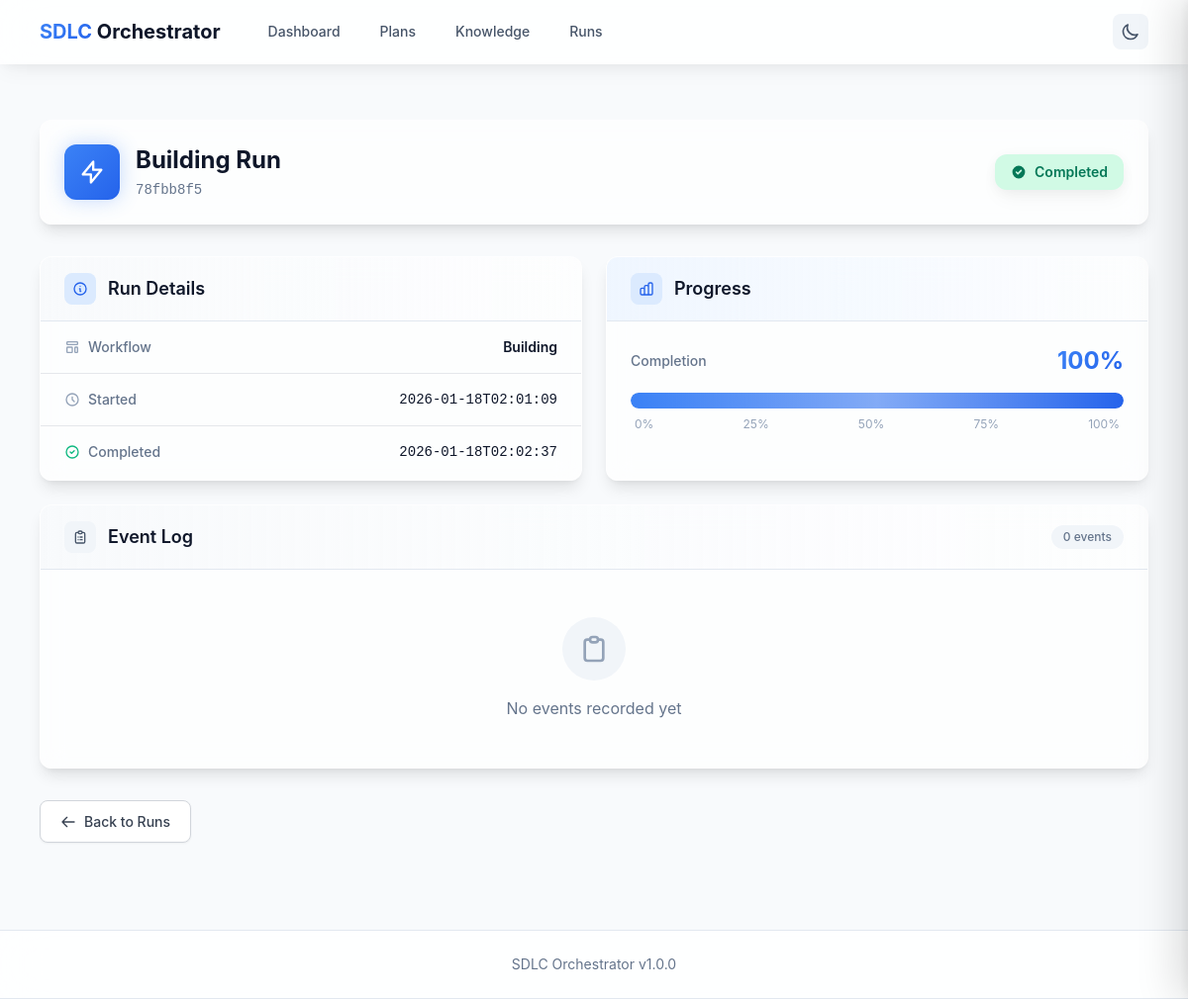
Page /runs/78fbb8f5 on the committed database.
### tables this page shows
CREATE TABLE active_runs (
    id INTEGER PRIMARY KEY AUTOINCREMENT,
    run_id TEXT UNIQUE NOT NULL,
    workflow TEXT NOT NULL,
    status TEXT NOT NULL DEFAULT 'pending',
    started_at TEXT NOT NULL,
    completed_at TEXT,
    plan_id TEXT,
    plan_path TEXT,
    description TEXT,
    progress INTEGER NOT NULL DEFAULT 0,
    current_step TEXT,
    output_file TEXT,
    error TEXT,
    total_tokens INTEGER,
    data_json TEXT,
    CONSTRAINT valid_status CHECK (status IN ('pending', 'running', 'completed', 'failed'))
);

### portal/routes/pages.py (the view)
@router.get("/runs/{run_id}", response_class=HTMLResponse)
async def run_detail(
    request: Request,
    run_id: str,
    run_repo: RunRepository = Depends(get_run_repo),
):
    run = run_repo.get(run_id)
    if not run:
        raise HTTPException(status_code=404, detail="Run not found")
    return templates.TemplateResponse(
        request, "run_detail.html", {"run": _transform_run_for_template(run)}
    )

### portal/templates/run_detail.html (shortened to what this page needs)
{% extends "base.html" %}
{% block content %}
<div id="run-detail-page" class="px-4 py-6 sm:px-0" data-run-status="{{ run.status }}" data-run-id="{{ run.id }}">
    <div class="mb-8 animate-fade-in-up">
        <div class="glass-card p-6">
            <div class="flex items-center justify-between">
                <div class="flex items-center space-x-4">
                    <div class="w-14 h-14 rounded-xl gradient-primary flex items-center justify-center shadow-glow-primary">
                        <svg class="w-7 h-7 text-white" fill="none" stroke="currentColor" viewBox="0 0 24 24">
                            <path stroke-linecap="round" stroke-linejoin="round" stroke-width="2" d="M13 10V3L4 14h7v7l9-11h-7z"></path>
                        </svg>
                    </div>
                    <div>
                        <h1 class="text-2xl font-bold text-primary dark:text-primary">{{ run.workflow|title }} Run</h1>
                        <p class="mt-1 text-sm text-tertiary font-mono">{{ run.id }}</p>
                    </div>
                </div>
                <div class="flex items-center space-x-3">
                    <span id="status-badge" class="inline-flex items-center px-4 py-2 rounded-xl text-sm font-semibold shadow-soft transition-all
                        {% if run.status == 'completed' %}bg-success-100 text-success-700 dark:bg-success-900/30 dark:text-success-400
                        {% elif run.status == 'running' %}bg-primary-100 text-primary-700 dark:bg-primary-900/30 dark:text-primary-400 status-pulse
                        {% elif run.status == 'pending' %}bg-warning-100 text-warning-700 dark:bg-warning-900/30 dark:text-warning-400
                        {% else %}bg-danger-100 text-danger-700 dark:bg-danger-900/30 dark:text-danger-400{% endif %}">
                        {% if run.status == 'completed' %}
                        <svg class="w-4 h-4 mr-2" fill="currentColor" viewBox="0 0 20 20">
                            <path fill-rule="evenodd" d="M10 18a8 8 0 100-16 8 8 0 000 16zm3.707-9.293a1 1 0 00-1.414-1.414L9 10.586 7.707 9.293a1 1 0 00-1.414 1.414l2 2a1 1 0 001.414 0l4-4z" clip-rule="evenodd"></path>
                        </svg>
                        {% elif run.status == 'pending' %}
                        <svg class="w-4 h-4 mr-2" fill="currentColor" viewBox="0 0 20 20">
                            <path fill-rule="evenodd" d="M10 18a8 8 0 100-16 8 8 0 000 16zm1-12a1 1 0 10-2 0v4a1 1 0 00.293.707l2.828 2.829a1 1 0 101.415-1.415L11 9.586V6z" clip-rule="evenodd"></path>
                        </svg>
                        {% endif %}
                        {{ run.status|title }}
                    </span>
                </div>
            </div>
        </div>
    </div>
    <div class="grid grid-cols-1 gap-6 lg:grid-cols-2">
        <div class="glass-card overflow-hidden animate-fade-in-up" style="animation-delay: 0.1s;">
            <div class="px-6 py-4 border-b border-light bg-gradient-to-r from-secondary-50 to-transparent dark:from-secondary-800/30">
                <div class="flex items-center space-x-3">
                    <div class="w-8 h-8 rounded-lg bg-primary-100 dark:bg-primary-900/30 flex items-center justify-center">
                        <svg class="w-4 h-4 text-primary-600 dark:text-primary-400" fill="none" stroke="currentColor" viewBox="0 0 24 24">
                            <path stroke-linecap="round" stroke-linejoin="round" stroke-width="2" d="M13 16h-1v-4h-1m1-4h.01M21 12a9 9 0 11-18 0 9 9 0 0118 0z"></path>
                        </svg>
                    </div>
                    <h3 class="text-lg font-semibold text-primary dark:text-primary">Run Details</h3>
                </div>
            </div>
            <div class="divide-y divide-light">
                <div class="px-6 py-4 flex items-center justify-between hover:bg-tertiary transition-colors">
                    <dt class="text-sm font-medium text-tertiary flex items-center">
                        Workflow
                    </dt>
                    <dd class="text-sm font-semibold text-primary dark:text-primary">{{ run.workflow|title }}</dd>
                </div>
                <div class="px-6 py-4 flex items-center justify-between hover:bg-tertiary transition-colors">
                    <dt class="text-sm font-medium text-tertiary flex items-center">
                        <svg class="w-4 h-4 mr-2 text-secondary-400" fill="none" stroke="currentColor" viewBox="0 0 24 24">
                            <path stroke-linecap="round" stroke-linejoin="round" stroke-width="2" d="M12 8v4l3 3m6-3a9 9 0 11-18 0 9 9 0 0118 0z"></path>
                        </svg>
                        Started
                    </dt>
                    <dd class="text-sm font-mono text-primary dark:text-primary">{{ run.started_at[:19] }}</dd>
                </div>
                {% if run.completed_at %}
                <div class="px-6 py-4 flex items-center justify-between hover:bg-tertiary transition-colors">
                    <dt class="text-sm font-medium text-tertiary flex items-center">
                        <svg class="w-4 h-4 mr-2 text-success-500" fill="none" stroke="currentColor" viewBox="0 0 24 24">
                            <path stroke-linecap="round" stroke-linejoin="round" stroke-width="2" d="M9 12l2 2 4-4m6 2a9 9 0 11-18 0 9 9 0 0118 0z"></path>
                        </svg>
                        Completed
                    </dt>
                    <dd class="text-sm font-mono text-primary dark:text-primary">{{ run.completed_at[:19] }}</dd>
                </div>
                {% endif %}
            </div>
        </div>
        <div class="glass-card overflow-hidden animate-fade-in-up" style="animation-delay: 0.2s;">
            <div class="px-6 py-4 border-b border-light bg-gradient-to-r from-primary-50 to-transparent dark:from-primary-900/20">
                <div class="flex items-center space-x-3">
                    <div class="w-8 h-8 rounded-lg bg-primary-100 dark:bg-primary-900/30 flex items-center justify-center">
                    </div>
                    <h3 class="text-lg font-semibold text-primary dark:text-primary">Progress</h3>
                </div>
            </div>
            <div class="px-6 py-6">
                <div class="flex items-center justify-between mb-4">
                    <span class="text-sm font-medium text-tertiary">Completion</span>
                    <div class="flex items-center space-x-2">
                        <span id="progress-percent" class="text-2xl font-bold text-gradient-primary">{{ run.progress }}%</span>
                    </div>
                </div>
                <div class="relative mb-6">
                    <div class="w-full bg-secondary-200 dark:bg-secondary-700 rounded-full h-4 overflow-hidden">
                        <div id="progress-bar"
                             class="h-4 rounded-full transition-all duration-500 ease-out gradient-primary progress-bar-animated {% if run.status == 'running' %}progress-glow{% endif %}"
                             style="width: {{ run.progress }}%">
                        </div>
                    </div>
                    <div class="flex justify-between mt-2 px-1">
                        <span class="text-xs text-muted">0%</span>
                        <span class="text-xs text-muted">25%</span>
                        <span class="text-xs text-muted">50%</span>
                        <span class="text-xs text-muted">75%</span>
                        <span class="text-xs text-muted">100%</span>
                    </div>
                </div>
            </div>
        </div>
    </div>
    <div class="mt-6 glass-card overflow-hidden animate-fade-in-up" style="animation-delay: 0.3s;">
        <div class="px-6 py-4 border-b border-light bg-gradient-to-r from-secondary-50 to-transparent dark:from-secondary-800/30">
            <div class="flex items-center justify-between">
                <div class="flex items-center space-x-3">
                    <div class="w-8 h-8 rounded-lg bg-secondary-100 dark:bg-secondary-700 flex items-center justify-center">
                    </div>
                    <h3 class="text-lg font-semibold text-primary dark:text-primary">Event Log</h3>
                </div>
                <span class="text-xs font-medium text-tertiary px-3 py-1 rounded-full bg-secondary-100 dark:bg-secondary-700">
                    {{ run.events|length }} events
                </span>
            </div>
        </div>
        <div id="events-log" class="divide-y divide-light max-h-96 overflow-y-auto scrollbar-modern">
            {% for event in run.events %}
            <div class="event-item px-6 py-4 animate-fade-in-up">
                <div class="flex items-start space-x-4">
                    <div class="flex-shrink-0 mt-0.5">
                        {% if event.type == 'error' %}
                        <div class="w-8 h-8 rounded-lg bg-danger-100 dark:bg-danger-900/30 flex items-center justify-center">
                            <svg class="w-4 h-4 text-danger-600 dark:text-danger-400" fill="currentColor" viewBox="0 0 20 20">
                                <path fill-rule="evenodd" d="M18 10a8 8 0 11-16 0 8 8 0 0116 0zm-7 4a1 1 0 11-2 0 1 1 0 012 0zm-1-9a1 1 0 00-1 1v4a1 1 0 102 0V6a1 1 0 00-1-1z" clip-rule="evenodd"></path>
                            </svg>
                        </div>
                        {% elif event.type == 'complete' or event.type == 'completed' %}
                        <div class="w-8 h-8 rounded-lg bg-success-100 dark:bg-success-900/30 flex items-center justify-center">
                            <svg class="w-4 h-4 text-success-600 dark:text-success-400" fill="currentColor" viewBox="0 0 20 20">
                                <path fill-rule="evenodd" d="M10 18a8 8 0 100-16 8 8 0 000 16zm3.707-9.293a1 1 0 00-1.414-1.414L9 10.586 7.707 9.293a1 1 0 00-1.414 1.414l2 2a1 1 0 001.414 0l4-4z" clip-rule="evenodd"></path>
                            </svg>
                        </div>
                        {% elif event.type == 'warning' %}
                        <div class="w-8 h-8 rounded-lg bg-warning-100 dark:bg-warning-900/30 flex items-center justify-center">
                            <svg class="w-4 h-4 text-warning-600 dark:text-warning-400" fill="currentColor" viewBox="0 0 20 20">
                                <path fill-rule="evenodd" d="M8.257 3.099c.765-1.36 2.722-1.36 3.486 0l5.58 9.92c.75 1.334-.213 2.98-1.742 2.98H4.42c-1.53 0-2.493-1.646-1.743-2.98l5.58-9.92zM11 13a1 1 0 11-2 0 1 1 0 012 0zm-1-8a1 1 0 00-1 1v3a1 1 0 002 0V6a1 1 0 00-1-1z" clip-rule="evenodd"></path>
                            </svg>
                        </div>
                        {% elif event.type == 'start' or event.type == 'started' %}
                        <div class="w-8 h-8 rounded-lg bg-primary-100 dark:bg-primary-900/30 flex items-center justify-center">
                            <svg class="w-4 h-4 text-primary-600 dark:text-primary-400" fill="currentColor" viewBox="0 0 20 20">
                                <path fill-rule="evenodd" d="M10 18a8 8 0 100-16 8 8 0 000 16zM9.555 7.168A1 1 0 008 8v4a1 1 0 001.555.832l3-2a1 1 0 000-1.664l-3-2z" clip-rule="evenodd"></path>
                            </svg>
                        </div>
                        {% else %}
                        <div class="w-8 h-8 rounded-lg bg-secondary-100 dark:bg-secondary-700 flex items-center justify-center">
                            <svg class="w-4 h-4 text-secondary-600 dark:text-secondary-400" fill="currentColor" viewBox="0 0 20 20">
                                <path fill-rule="evenodd" d="M18 10a8 8 0 11-16 0 8 8 0 0116 0zm-7-4a1 1 0 11-2 0 1 1 0 012 0zM9 9a1 1 0 000 2v3a1 1 0 001 1h1a1 1 0 100-2v-3a1 1 0 00-1-1H9z" clip-rule="evenodd"></path>
                            </svg>
                        </div>
                        {% endif %}
                    </div>
                    <div class="flex-1 min-w-0">
                        <div class="flex items-center flex-wrap gap-2 mb-1">
                            <span class="inline-flex items-center px-2.5 py-0.5 rounded-md text-xs font-semibold
                                {% if event.type == 'error' %}bg-danger-100 text-danger-700 dark:bg-danger-900/30 dark:text-danger-400
                                {% elif event.type == 'complete' or event.type == 'completed' %}bg-success-100 text-success-700 dark:bg-success-900/30 dark:text-success-400
                                {% elif event.type == 'warning' %}bg-warning-100 text-warning-700 dark:bg-warning-900/30 dark:text-warning-400
                                {% elif event.type == 'start' or event.type == 'started' %}bg-primary-100 text-primary-700 dark:bg-primary-900/30 dark:text-primary-400
                                {% else %}bg-secondary-100 text-secondary-700 dark:bg-secondary-700 dark:text-secondary-300{% endif %}">
                                {{ event.type|upper }}
                            </span>
                            {% if event.step %}
                            <span class="inline-flex items-center px-2.5 py-0.5 rounded-md text-xs font-medium bg-secondary-100 text-secondary-600 dark:bg-secondary-700 dark:text-secondary-300">
                                {{ event.step }}
                            </span>
                            {% endif %}
                        </div>
                        {% if event.message %}
                        <p class="text-sm text-primary dark:text-primary">{{ event.message }}</p>
                        {% endif %}
                    </div>
                    <div class="flex-shrink-0 text-right">
                        <time class="text-xs font-mono text-muted whitespace-nowrap">
                            {{ event.timestamp[:19] if event.timestamp else '' }}
                        </time>
                    </div>
                </div>
            </div>
            {% else %}
            <div class="px-6 py-12 text-center">
                <div class="w-16 h-16 mx-auto rounded-full bg-secondary-100 dark:bg-secondary-700 flex items-center justify-center mb-4">
                    <svg class="w-8 h-8 text-secondary-400" fill="none" stroke="currentColor" viewBox="0 0 24 24">
                        <path stroke-linecap="round" stroke-linejoin="round" stroke-width="2" d="M9 5H7a2 2 0 00-2 2v12a2 2 0 002 2h10a2 2 0 002-2V7a2 2 0 00-2-2h-2M9 5a2 2 0 002 2h2a2 2 0 002-2M9 5a2 2 0 012-2h2a2 2 0 012 2"></path>
                    </svg>
                </div>
                <p class="text-secondary-500 dark:text-secondary-400">No events recorded yet</p>
            </div>
            {% endfor %}
        </div>
    </div>
    <div class="mt-8 animate-fade-in-up" style="animation-delay: 0.4s;">
        <a href="/runs" class="btn btn-secondary inline-flex items-center space-x-2 hover-lift">
            <svg class="w-4 h-4" fill="none" stroke="currentColor" viewBox="0 0 24 24">
                <path stroke-linecap="round" stroke-linejoin="round" stroke-width="2" d="M10 19l-7-7m0 0l7-7m-7 7h18"></path>
            </svg>
            <span>Back to Runs</span>
        </a>
    </div>
</div>
{% endblock %}

### rows in the picture
active_runs: workflow "Building", id "78fbb8f5", status "Completed", started_at "2026-01-18T02:01:09", completed_at "2026-01-18T02:02:37", progress "100"

### other values in the picture
{{ run.events|length }} "0"
